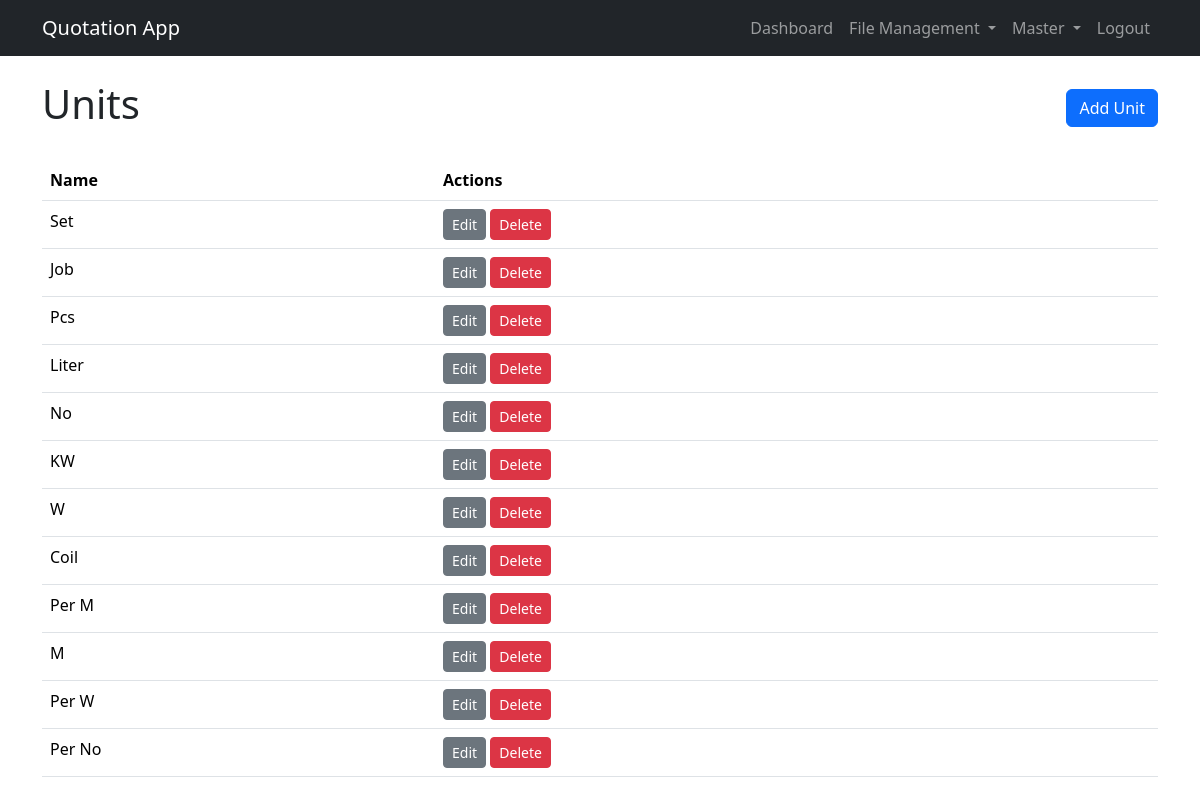
The page /units/ (signed in) on the database its author committed.
### pages/models.py (models this page shows, shortened)
class Unit(models.Model):
    name = models.CharField(max_length=50, unique=True)

### pages/views.py (the view)
# urls.py: path('units/', UnitListView.as_view(), name='unit_list'),
@method_decorator(login_required, name='dispatch')
class UnitListView(ListView):
    model = Unit
    template_name = 'pages/quotations/unit_list.html'

### templates/pages/quotations/unit_list.html (shortened to what this page needs)
{% extends 'base.html' %}
{% block content %}
    <div class="d-flex justify-content-between align-items-center mb-4">
        <h1>Units</h1>
        <a href="{% url 'unit_create' %}" class="btn btn-primary">Add Unit</a>
    </div>
    <table class="table">
        <thead>
            <tr>
                <th>Name</th>
                <th>Actions</th>
            </tr>
        </thead>
        <tbody>
            {% for unit in object_list %}
                <tr>
                    <td>{{ unit.name }}</td>
                    <td>
                        <a href="{% url 'unit_update' unit.pk %}" class="btn btn-sm btn-secondary">Edit</a>
                        <a href="{% url 'unit_delete' unit.pk %}" class="btn btn-sm btn-danger">Delete</a>
                    </td>
                </tr>
            {% endfor %}
        </tbody>
    </table>
{% endblock %}

### rows shown on the page
Unit: name "Set"
Unit: name "Job"
Unit: name "Pcs"
Unit: name "Liter"
Unit: name "No"
Unit: name "KW"
Unit: name "W"
Unit: name "Coil"
Unit: name "Per M"
Unit: name "M"
Unit: name "Per W"
Unit: name "Per No"
